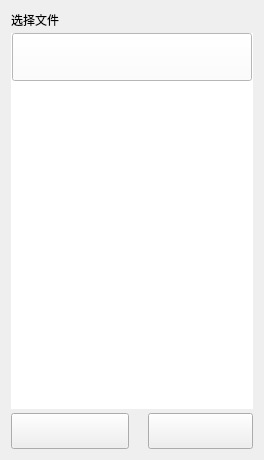
<?xml version="1.0" encoding="UTF-8"?>
<ui version="4.0">
 <class>DataCompareWidget</class>
 <widget class="QWidget" name="DataCompareWidget">
  <property name="windowModality">
   <enum>Qt::NonModal</enum>
  </property>
  <property name="geometry">
   <rect>
    <x>0</x>
    <y>0</y>
    <width>264</width>
    <height>460</height>
   </rect>
  </property>
  <property name="sizePolicy">
   <sizepolicy hsizetype="Fixed" vsizetype="Preferred">
    <horstretch>0</horstretch>
    <verstretch>0</verstretch>
   </sizepolicy>
  </property>
  <property name="minimumSize">
   <size>
    <width>264</width>
    <height>0</height>
   </size>
  </property>
  <property name="maximumSize">
   <size>
    <width>264</width>
    <height>16777215</height>
   </size>
  </property>
  <property name="windowTitle">
   <string>Form</string>
  </property>
  <layout class="QGridLayout" name="gridLayout_2">
   <item row="0" column="0">
    <layout class="QVBoxLayout" name="verticalLayout">
     <property name="spacing">
      <number>4</number>
     </property>
     <item>
      <widget class="QLabel" name="label">
       <property name="text">
        <string>选择文件</string>
       </property>
      </widget>
     </item>
     <item>
      <widget class="QWidget" name="widget_2" native="true">
       <property name="styleSheet">
        <string notr="true">background-color: rgb(255, 255, 255);</string>
       </property>
       <layout class="QGridLayout" name="gridLayout">
        <property name="leftMargin">
         <number>0</number>
        </property>
        <property name="topMargin">
         <number>0</number>
        </property>
        <property name="rightMargin">
         <number>0</number>
        </property>
        <property name="bottomMargin">
         <number>0</number>
        </property>
        <item row="0" column="0">
         <layout class="QVBoxLayout" name="verticalLayout_2">
          <property name="spacing">
           <number>1</number>
          </property>
          <item>
           <widget class="QPushButton" name="chooseFileBtn">
            <property name="sizePolicy">
             <sizepolicy hsizetype="Fixed" vsizetype="Fixed">
              <horstretch>0</horstretch>
              <verstretch>0</verstretch>
             </sizepolicy>
            </property>
            <property name="minimumSize">
             <size>
              <width>240</width>
              <height>48</height>
             </size>
            </property>
            <property name="maximumSize">
             <size>
              <width>240</width>
              <height>48</height>
             </size>
            </property>
            <property name="text">
             <string/>
            </property>
            <property name="icon">
             <iconset resource="../../qrc/princekin.qrc">
              <normaloff>:/addexcel.png</normaloff>:/addexcel.png</iconset>
            </property>
            <property name="iconSize">
             <size>
              <width>240</width>
              <height>48</height>
             </size>
            </property>
           </widget>
          </item>
          <item>
           <spacer name="verticalSpacer">
            <property name="orientation">
             <enum>Qt::Vertical</enum>
            </property>
            <property name="sizeHint" stdset="0">
             <size>
              <width>20</width>
              <height>40</height>
             </size>
            </property>
           </spacer>
          </item>
         </layout>
        </item>
       </layout>
      </widget>
     </item>
     <item>
      <layout class="QHBoxLayout" name="horizontalLayout">
       <property name="spacing">
        <number>2</number>
       </property>
       <property name="leftMargin">
        <number>0</number>
       </property>
       <property name="topMargin">
        <number>0</number>
       </property>
       <item>
        <widget class="QPushButton" name="compareBtn">
         <property name="sizePolicy">
          <sizepolicy hsizetype="Fixed" vsizetype="Fixed">
           <horstretch>0</horstretch>
           <verstretch>0</verstretch>
          </sizepolicy>
         </property>
         <property name="minimumSize">
          <size>
           <width>118</width>
           <height>36</height>
          </size>
         </property>
         <property name="maximumSize">
          <size>
           <width>105</width>
           <height>36</height>
          </size>
         </property>
         <property name="text">
          <string/>
         </property>
         <property name="icon">
          <iconset resource="../../qrc/princekin.qrc">
           <normaloff>:/compare.png</normaloff>:/compare.png</iconset>
         </property>
         <property name="iconSize">
          <size>
           <width>125</width>
           <height>36</height>
          </size>
         </property>
        </widget>
       </item>
       <item>
        <spacer name="horizontalSpacer">
         <property name="orientation">
          <enum>Qt::Horizontal</enum>
         </property>
         <property name="sizeHint" stdset="0">
          <size>
           <width>40</width>
           <height>20</height>
          </size>
         </property>
        </spacer>
       </item>
       <item>
        <widget class="QPushButton" name="clearBtn">
         <property name="sizePolicy">
          <sizepolicy hsizetype="Fixed" vsizetype="Fixed">
           <horstretch>0</horstretch>
           <verstretch>0</verstretch>
          </sizepolicy>
         </property>
         <property name="minimumSize">
          <size>
           <width>105</width>
           <height>36</height>
          </size>
         </property>
         <property name="maximumSize">
          <size>
           <width>118</width>
           <height>36</height>
          </size>
         </property>
         <property name="text">
          <string/>
         </property>
         <property name="icon">
          <iconset resource="../../qrc/princekin.qrc">
           <normaloff>:/clear1.png</normaloff>:/clear1.png</iconset>
         </property>
         <property name="iconSize">
          <size>
           <width>125</width>
           <height>36</height>
          </size>
         </property>
        </widget>
       </item>
      </layout>
     </item>
    </layout>
   </item>
  </layout>
 </widget>
 <resources>
  <include location="../../qrc/princekin.qrc"/>
 </resources>
 <connections/>
</ui>
